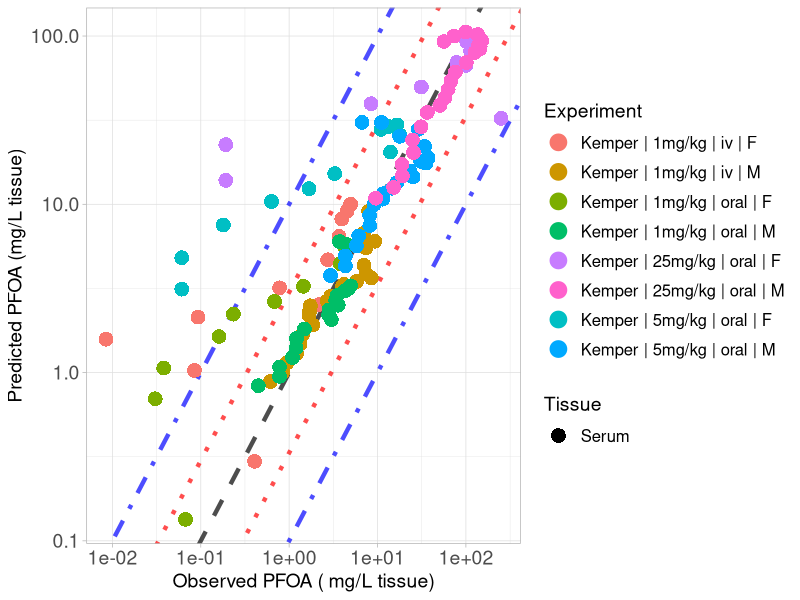

R code for this plot:
library(ggplot2)

#setwd("C:/Users/ptsir/Documents/GitHub/PFAS_PBK_models/PFOA inhalation Rat/Validation/Validation_results")
setwd("C:/Users/dpjio/Documents/GitHub/PFAS_PBK_models/PFOA inhalation Rat/Validation/No_Papp")

# Load Results 

# 
Kemper_serum_results <- read.csv("Kemper_2003_serum_results.csv", header = T)
Kemper_iv_F_1 <- Kemper_serum_results[Kemper_serum_results$Dose == 1 & Kemper_serum_results$Type == "iv" &
                               Kemper_serum_results$sex == "F", ]
Kemper_iv_F_1$Experiment <- "Kemper | 1mg/kg | iv | F"

Kemper_oral_F_1 <- Kemper_serum_results[Kemper_serum_results$Dose == 1 & Kemper_serum_results$Type == "oral" &
                                 Kemper_serum_results$sex == "F", ]
Kemper_oral_F_1$Experiment <- "Kemper | 1mg/kg | oral | F"

Kemper_oral_F_5 <- Kemper_serum_results[Kemper_serum_results$Dose == 5 & Kemper_serum_results$Type == "oral" &
                                 Kemper_serum_results$sex == "F", ]
Kemper_oral_F_5$Experiment <- "Kemper | 5mg/kg | oral | F"
Kemper_oral_F_25 <- Kemper_serum_results[Kemper_serum_results$Dose == 25 & Kemper_serum_results$Type == "oral" &
                                  Kemper_serum_results$sex == "F", ]
Kemper_oral_F_25$Experiment <- "Kemper | 25mg/kg | oral | F"

Kemper_iv_M_1 <- Kemper_serum_results[Kemper_serum_results$Dose == 1 & Kemper_serum_results$Type == "iv" &
                               Kemper_serum_results$sex == "M", ]
Kemper_iv_M_1$Experiment <- "Kemper | 1mg/kg | iv | M"

Kemper_oral_M_1 <- Kemper_serum_results[Kemper_serum_results$Dose == 1 & Kemper_serum_results$Type == "oral" &
                                 Kemper_serum_results$sex == "M", ]
Kemper_oral_M_1$Experiment <- "Kemper | 1mg/kg | oral | M"

Kemper_oral_M_5 <- Kemper_serum_results[Kemper_serum_results$Dose == 5 & Kemper_serum_results$Type == "oral" &
                                 Kemper_serum_results$sex == "M", ]
Kemper_oral_M_5$Experiment <- "Kemper | 5mg/kg | oral | M"
Kemper_oral_M_25 <- Kemper_serum_results[Kemper_serum_results$Dose == 25 & Kemper_serum_results$Type == "oral" &
                                  Kemper_serum_results$sex == "M", ]
Kemper_oral_M_25$Experiment <- "Kemper | 25mg/kg | oral | M"
# 
# Kudo_high <- Kudo_results[Kudo_results$Dose == 16.560, ] 
# Kudo_high$Experiment <-  "Kudo | 16mg/kg | iv"
# 
# Kim_results <- read.csv("Kim_results.csv", header = T)
# Kim_iv <- Kim_results[Kim_results$Type == "iv",]
# Kim_iv$Experiment <-  "Kim | 1mg/kg | iv"
# 
# Kim_oral <- Kim_results[Kim_results$Type == "oral",]
# Kim_oral$Experiment <-  "Kim | 1mg/kg | oral"


Experiment <- scales::hue_pal()(8)

names(Experiment) <- unique(c( Kemper_iv_F_1$Experiment, Kemper_iv_M_1$Experiment,
                              Kemper_oral_F_1$Experiment,Kemper_oral_M_1$Experiment, Kemper_oral_F_5$Experiment, 
                               
                               Kemper_oral_M_5$Experiment,  Kemper_oral_F_25$Experiment, Kemper_oral_M_25$Experiment))



scatter_plot <- ggplot()+
  geom_abline(intercept = log10(1), slope = 1, linetype = "dashed", color = "black", linewidth = 1.5, alpha = 0.7) +  # Identity line in log10 scale
  geom_abline(intercept = log10(3), slope = 1, linetype = "dotted", color = "red", linewidth = 1.5, alpha = 0.7) +  # +3-fold error line
  geom_abline(intercept = log10(1/3), slope = 1, linetype = "dotted", color = "red", linewidth = 1.5, alpha = 0.7) +  # -3-fold error line
  geom_abline(intercept = log10(10), slope = 1, linetype = "dotdash", color = "blue", linewidth = 1.5, alpha = 0.7) +  # +10-fold error line
  geom_abline(intercept = log10(1/10), slope = 1, linetype = "dotdash", color = "blue", linewidth = 1.5, alpha = 0.7) +  # -10-fold error line
  geom_point(data = Kemper_iv_F_1, aes(x=Observed, y=Predicted, color = Experiment, shape = Tissue), size=4, stroke = 1.5)+
  geom_point(data = Kemper_oral_F_1, aes(x=Observed, y=Predicted, color = Experiment, shape = Tissue), size=4, stroke = 1.5)+
  geom_point(data = Kemper_oral_F_5, aes(x=Observed, y=Predicted, color = Experiment, shape = Tissue), size=4, stroke = 1.5)+
  geom_point(data = Kemper_oral_F_25, aes(x=Observed, y=Predicted, color = Experiment, shape = Tissue), size=4, stroke = 1.5)+
  geom_point(data = Kemper_iv_M_1, aes(x=Observed, y=Predicted, color = Experiment, shape = Tissue), size=4, stroke = 1.5)+
  geom_point(data = Kemper_oral_M_1, aes(x=Observed, y=Predicted, color = Experiment, shape = Tissue), size=4, stroke = 1.5)+
  geom_point(data = Kemper_oral_M_5, aes(x=Observed, y=Predicted, color = Experiment, shape = Tissue), size=4, stroke = 1.5)+
  geom_point(data = Kemper_oral_M_25, aes(x=Observed, y=Predicted, color = Experiment, shape = Tissue), size=4, stroke = 1.5)+
  scale_y_log10()+
  scale_x_log10()+
  scale_color_manual(values = Experiment)+
  theme(legend.spacing.y = unit(1, 'cm')) +
  guides(fill = guide_legend(byrow = TRUE))+
  theme_light()+
  labs(y = "Predicted PFOA (mg/L tissue)",
       x = "Observed PFOA ( mg/L tissue)")+
  theme(plot.title = element_text(hjust = 0.5),
        legend.key.size = unit(0.75, 'cm'),  
        legend.title = element_text(size=14),
        legend.text = element_text(size=12,  hjust = 0),
        axis.text = element_text(size = 14),
        axis.title = element_text(size = 14),
        )

#print(scatter_plot)

ggsave("validation_plot_PFOA_serum.png", scatter_plot, width = 11, height = 7, units = "in", dpi = 300)
